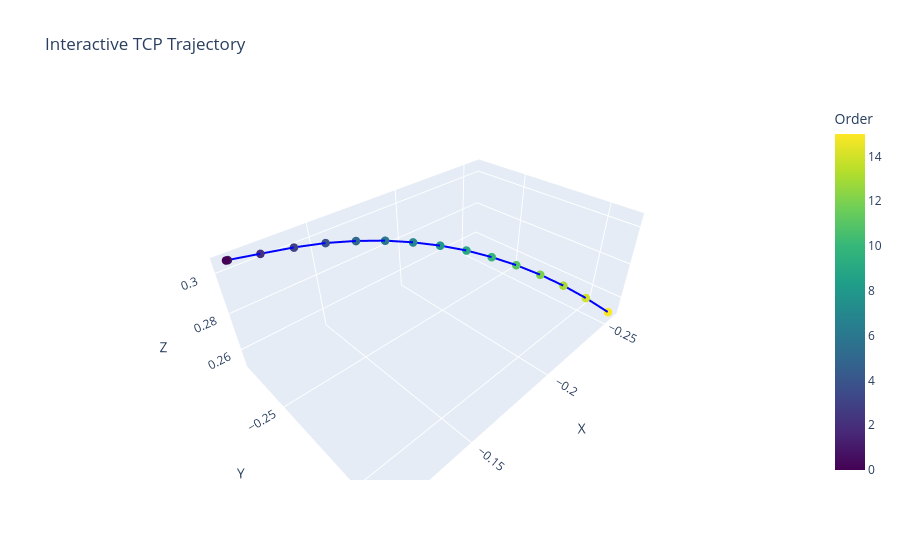

Notebook source saved alongside this figure:
### Code cell
plotly_pos(tcp_pose)

### Figure 1 — Plotly figure (JSON) as saved in the notebook; plotly's stock layout.template omitted (floating-point values rounded to 4 significant figures)
{"data": [{"line": {"color": "blue", "width": 4}, "marker": {"color": [0, 1, 2, 3, 4, 5, 6, 7, 8, 9, 10, 11, 12, 13, 14, 15], "colorbar": {"title": {"text": "Order"}}, "colorscale": [[0, "#440154"], [0.1111, "#482878"], [0.2222, "#3e4989"], [0.3333, "#31688e"], [0.4444, "#26828e"], [0.5556, "#1f9e89"], [0.6667, "#35b779"], [0.7778, "#6ece58"], [0.8889, "#b5de2b"], [1, "#fde725"]], "size": 5}, "mode": "lines+markers", "type": "scatter3d", "x": [-0.1128, -0.1135, -0.1256, -0.139, -0.1521, -0.165, -0.1774, -0.1893, -0.2007, -0.2114, -0.2213, -0.2305, -0.2388, -0.2461, -0.2525, -0.258], "y": [-0.2801, -0.28, -0.2782, -0.2762, -0.2732, -0.2693, -0.2645, -0.2587, -0.2521, -0.2446, -0.2364, -0.2276, -0.2181, -0.2081, -0.1977, -0.1868], "z": [0.3052, 0.3052, 0.3036, 0.3019, 0.3, 0.2975, 0.2946, 0.2913, 0.2876, 0.2836, 0.279, 0.2742, 0.2689, 0.2634, 0.2576, 0.2514]}], "layout": {"scene": {"xaxis": {"title": {"text": "X"}}, "yaxis": {"title": {"text": "Y"}}, "zaxis": {"title": {"text": "Z"}}}, "title": {"text": "Interactive TCP Trajectory"}}}
